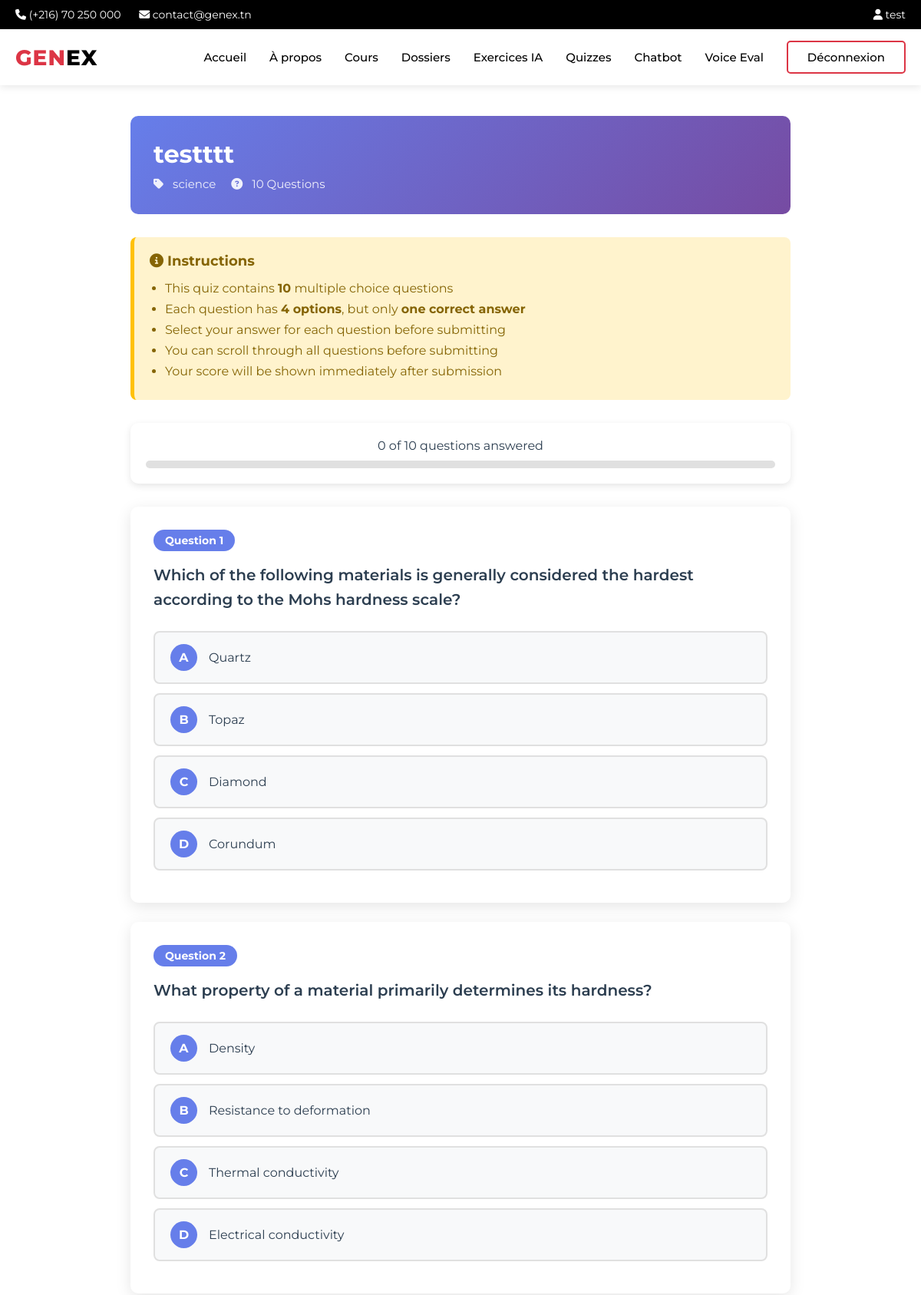
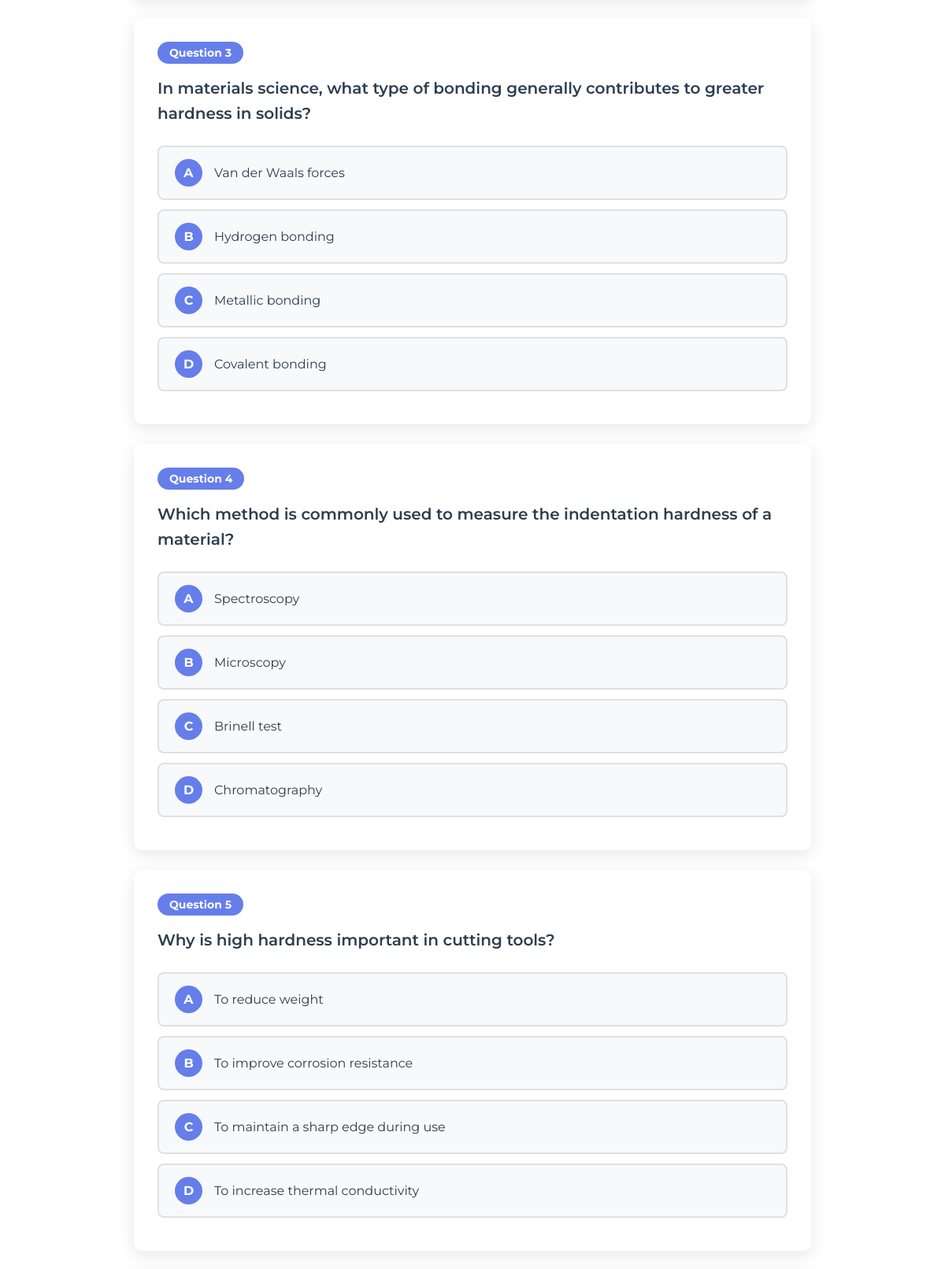
Screenshot of /quizzes/take/7/ (signed in, upper part) with the database file from the repository (2 pictures, top to bottom).
### users/models.py (models this page shows, shortened)
class User(AbstractUser):
    USER_TYPE_CHOICES = (
        ('admin', 'Admin'),
        ('student', 'Student'),
    )
    LEVEL_CHOICES = (
        ('weak', 'Weak'),
        ('medium', 'Medium'),
        ('advanced', 'Advanced'),
    )
    user_type = models.CharField(max_length=10, choices=USER_TYPE_CHOICES, default='student')
    level = models.CharField(max_length=10, choices=LEVEL_CHOICES, blank=True, null=True)
    student_class = models.CharField(max_length=50, blank=True, null=True)
    current_streak = models.IntegerField(default=0, help_text="Current consecutive days with quiz completion")
    longest_streak = models.IntegerField(default=0, help_text="Longest streak ever achieved")
    last_quiz_date = models.DateTimeField(null=True, blank=True, help_text="Last time user completed a quiz")
    THEME_CHOICES = (
        ('light', 'Light'),
        ('dark', 'Dark'),
        ('auto', 'Auto'),
    )
    theme_preference = models.CharField(max_length=10, choices=THEME_CHOICES, default='auto', help_text="User's theme preference")

### quizzes/models.py (models this page shows, shortened)
class Quiz(models.Model):
    title = models.CharField(max_length=255)
    subject = models.CharField(max_length=255)
    user_prompt = models.TextField()
    created_by = models.ForeignKey(settings.AUTH_USER_MODEL, on_delete=models.CASCADE, related_name='created_quizzes')
    created_at = models.DateTimeField(default=timezone.now)
    is_active = models.BooleanField(default=True)
    class Meta:
        verbose_name = 'Quiz'
        verbose_name_plural = 'Quizzes'
        ordering = ['-created_at']

class Question(models.Model):
    quiz = models.ForeignKey(Quiz, on_delete=models.CASCADE, related_name='questions')
    question_text = models.TextField()
    option_a = models.CharField(max_length=500)
    option_b = models.CharField(max_length=500)
    option_c = models.CharField(max_length=500)
    option_d = models.CharField(max_length=500)
    correct_answer = models.CharField(max_length=1, choices=[('A', 'A'), ('B', 'B'), ('C', 'C'), ('D', 'D')])
    order = models.IntegerField(default=0)
    class Meta:
        ordering = ['order']

### quizzes/views.py (the view)
# urls.py: path('take/<int:quiz_id>/', views.take_quiz_view, name='take_quiz'),
@login_required
def take_quiz_view(request, quiz_id):
    quiz = get_object_or_404(Quiz, id=quiz_id, is_active=True)
    questions = quiz.questions.all()
    context = {
        'quiz': quiz,
        'questions': questions,
    }
    return render(request, 'quizzes/take_quiz.html', context)

### templates/quizzes/take_quiz.html (shortened to what this page needs)
{% extends 'main/base.html' %}
{% block content %}
<div class="quiz-container">
    <div class="quiz-header">
        <h1>{{ quiz.title }}</h1>
        <div class="quiz-meta">
            <span><i class="fas fa-tag"></i> {{ quiz.subject }}</span>
            <span><i class="fas fa-question-circle"></i> {{ questions.count }} Questions</span>
        </div>
    </div>
    <div class="quiz-instructions">
        <h3><i class="fas fa-info-circle"></i> Instructions</h3>
        <ul>
            <li>This quiz contains <strong>{{ questions.count }}</strong> multiple choice questions</li>
            <li>Each question has <strong>4 options</strong>, but only <strong>one correct answer</strong></li>
            <li>Select your answer for each question before submitting</li>
            <li>You can scroll through all questions before submitting</li>
            <li>Your score will be shown immediately after submission</li>
        </ul>
    </div>
    <div class="progress-tracker">
        <div class="progress-text">
            <span id="answeredCount">0</span> of {{ questions.count }} questions answered
        </div>
        <div class="progress-bar-container">
        </div>
    </div>
    <form method="POST" action="{% url 'quizzes:submit_quiz' quiz.id %}" id="quizForm">
        {% for question in questions %}
        <div class="question-card">
            <span class="question-number">Question {{ forloop.counter }}</span>
            <div class="question-text">{{ question.question_text }}</div>
            <ul class="options-list">
                <li class="option-item">
                    <label for="q{{ question.id }}_a" class="option-label">
                        <span class="option-letter">A</span>
                        <span class="option-text">{{ question.option_a }}</span>
                    </label>
                </li>
                <li class="option-item">
                    <label for="q{{ question.id }}_b" class="option-label">
                        <span class="option-letter">B</span>
                        <span class="option-text">{{ question.option_b }}</span>
                    </label>
                </li>
                <li class="option-item">
                    <label for="q{{ question.id }}_c" class="option-label">
                        <span class="option-letter">C</span>
                        <span class="option-text">{{ question.option_c }}</span>
                    </label>
                </li>
                <li class="option-item">
                    <label for="q{{ question.id }}_d" class="option-label">
                        <span class="option-letter">D</span>
                        <span class="option-text">{{ question.option_d }}</span>
                    </label>
                </li>
            </ul>
        </div>
        {% endfor %}
    </form>
</div>
{% endblock %}

### templates/main/base.html (shortened to what this page needs)
{% load static %}
<!doctype html>
<html lang="en">
<head>
    <link rel="stylesheet" href="https://cdnjs.cloudflare.com/ajax/libs/font-awesome/6.4.0/css/all.min.css">
</head>
<body>
    <div class="top-bar">
        <div class="container">
            <div>
                <i class="fas fa-phone"></i> (+216) 70 250 000
                <i class="fas fa-envelope" style="margin-left: 20px;"></i> contact@genex.tn
            </div>
            <div>
                {% if user.is_authenticated %}
                    <a href="{% url 'main:dashboard' %}"><i class="fas fa-user"></i> {{ user.username }}</a>
                {% else %}
                    <a href="{% url 'main:signin' %}">Espace étudiant</a>
                {% endif %}
            </div>
        </div>
    </div>
    <header class="main-header">
        <nav class="navbar">
            <a href="{% url 'main:home' %}" class="logo">
                GEN<span>EX</span>
            </a>
            <ul class="nav-menu">
                <li><a href="{% url 'main:home' %}" class="{% block nav_home %}{% endblock %}">Accueil</a></li>
                <li><a href="{% url 'main:about' %}" class="{% block nav_about %}{% endblock %}">À propos</a></li>
                {% if user.is_authenticated %}
                    <li><a href="{% url 'courses:course_list' %}" class="{% block nav_my_courses %}{% endblock %}">Cours</a></li>
                    <li><a href="{% url 'courses:folder_list' %}" class="{% block nav_folders %}{% endblock %}">Dossiers</a></li>
                    <li><a href="{% url 'exercises:exercise-dashboard' %}" class="{% block nav_exercises %}{% endblock %}">
                         Exercices IA
                    </a></li>
                    <li><a href="{% url 'quizzes:home' %}" class="{% block nav_quizzes %}{% endblock %}">
                         Quizzes
                    </a></li>
                    <li><a href="{% url 'chatbot:chat' %}" class="{% block nav_chatbot %}{% endblock %}">
                         Chatbot
                    </a></li>
                    <li><a href="{% url 'voice_eval:home' %}" class="{% block nav_voice %}{% endblock %}">Voice Eval</a></li>
                    <li><a href="{% url 'main:signout' %}" class="btn-outline-red">Déconnexion</a></li>
                {% else %}
                    <li><a href="{% url 'main:signin' %}" class="btn-outline-red">Connexion</a></li>
                    <li><a href="{% url 'main:signup' %}" class="btn-red">Inscription</a></li>
                {% endif %}
            </ul>
        </nav>
    </header>
    <main>
        {% block content %}{% endblock %}
    </main>
</body>
</html>

### templates/main/base.html (style rules this page uses)
* { margin: 0; padding: 0; box-sizing: border-box; }
body { font-family: 'Montserrat', sans-serif; background-color: #fff; color: #333; }
.top-bar { background-color: #000; color: #fff; padding: 10px 0; font-size: 14px; }
.top-bar .container { max-width: 1200px; margin: 0 auto; padding: 0 20px; display: flex; justify-content: space-between; align-items: center; }
.top-bar a { color: #fff; text-decoration: none; margin-left: 20px; }
.main-header { background-color: #fff; box-shadow: 0 2px 10px rgba(0,0,0,0.1); position: sticky; top: 0; z-index: 1000; }
.navbar { max-width: 1200px; margin: 0 auto; padding: 15px 20px; display: flex; justify-content: space-between; align-items: center; }
.logo { font-size: 28px; font-weight: 800; color: #dc3545; text-decoration: none; letter-spacing: 1px; }
.logo span { color: #000; }
.nav-menu { display: flex; list-style: none; gap: 30px; align-items: center; }
.nav-menu a { color: #000; text-decoration: none; font-weight: 500; font-size: 15px; transition: color 0.3s; }
.btn-outline-red { background-color: transparent; color: #dc3545; padding: 10px 25px; border-radius: 5px; text-decoration: none; font-weight: 600; border: 2px solid #dc3545; cursor: pointer; transition: all 0.3s; display: inline-block; }
.container { max-width: 1200px; margin: 0 auto; padding: 0 20px; }

### templates/quizzes/take_quiz.html (style rules this page uses)
.quiz-container { max-width: 900px; margin: 40px auto; padding: 0 20px; }
.quiz-header { background: linear-gradient(135deg, #667eea 0%, #764ba2 100%); color: #fff; padding: 30px; border-radius: 10px; margin-bottom: 30px; }
.quiz-header h1 { font-size: 32px; margin-bottom: 10px; }
.quiz-meta { display: flex; gap: 20px; font-size: 15px; opacity: 0.9; }
.quiz-meta span i { margin-right: 8px; }
.quiz-instructions { background: #fff3cd; border-left: 5px solid #ffc107; padding: 20px; border-radius: 8px; margin-bottom: 30px; }
.quiz-instructions h3 { color: #856404; margin-bottom: 15px; font-size: 18px; }
.quiz-instructions ul { margin: 0; padding-left: 20px; color: #856404; }
.quiz-instructions li { margin-bottom: 8px; }
.question-card { background: #fff; padding: 30px; border-radius: 10px; box-shadow: 0 5px 20px rgba(0,0,0,0.1); margin-bottom: 25px; transition: all 0.3s; }
.question-number { display: inline-block; background: #667eea; color: #fff; padding: 5px 15px; border-radius: 20px; font-size: 14px; font-weight: 700; margin-bottom: 15px; }
.question-text { font-size: 20px; font-weight: 600; color: #2c3e50; margin-bottom: 25px; line-height: 1.6; }
.options-list { list-style: none; padding: 0; margin: 0; }
.option-item { margin-bottom: 12px; }
.option-label { display: flex; align-items: center; padding: 15px 20px; background: #f8f9fa; border: 2px solid #e0e0e0; border-radius: 8px; cursor: pointer; transition: all 0.3s; font-size: 16px; }
.option-letter { display: inline-block; width: 35px; height: 35px; background: #667eea; color: #fff; border-radius: 50%; text-align: center; line-height: 35px; font-weight: 700; margin-right: 15px; flex-shrink: 0; }
.option-text { flex: 1; color: #2c3e50; }
.progress-tracker { background: #fff; padding: 20px; border-radius: 10px; box-shadow: 0 3px 10px rgba(0,0,0,0.1); margin-bottom: 30px; text-align: center; }
.progress-text { font-size: 16px; color: #2c3e50; margin-bottom: 10px; }
.progress-bar-container { background: #e0e0e0; border-radius: 20px; height: 10px; overflow: hidden; }

### rows the page displays
User: username "test"
Quiz: title "testttt", subject "science", count "10"
Question: question_text "Which of the following materials is generally considered the hardest according to the Mohs hardness scale?", option_a "Quartz", option_b "Topaz", option_c "Diamond", option_d "Corundum"
Question: question_text "What property of a material primarily determines its hardness?", option_a "Density", option_b "Resistance to deformation", option_c "Thermal conductivity", option_d "Electrical conductivity"
Question: question_text "In materials science, what type of bonding generally contributes to greater hardness in solids?", option_a "Van der Waals forces", option_b "Hydrogen bonding", option_c "Metallic bonding", option_d "Covalent bonding"
Question: question_text "Which method is commonly used to measure the indentation hardness of a material?", option_a "Spectroscopy", option_b "Microscopy", option_c "Brinell test", option_d "Chromatography"
Question: question_text "Why is high hardness important in cutting tools?", option_a "To reduce weight", option_b "To improve corrosion resistance", option_c "To maintain a sharp edge during use", option_d "To increase thermal conductivity"

### other values shown
{{ questions.count }} "10"
